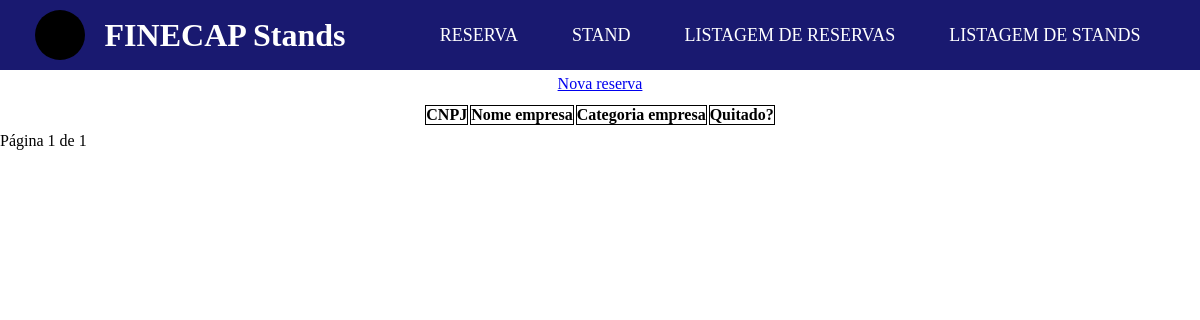
The app's page /reserva/listar/, older data.
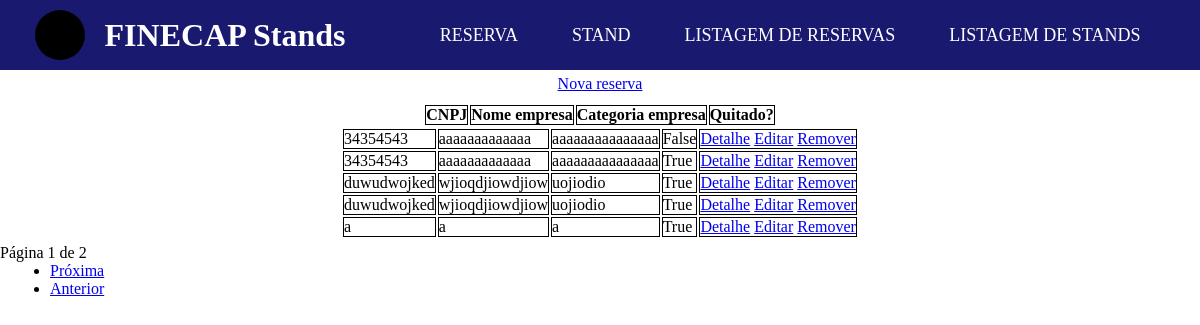
The same page, newer data.
### FINECAP/models.py (models this page shows, shortened)
class Reserva(models.Model):
    cnpj = models.CharField(max_length=12)
    nome_empresa = models.CharField(max_length=150)
    categoria_empresa = models.CharField(max_length=50)
    quitado = models.BooleanField()

### FINECAP/views.py (the view)
# urls.py: path('reserva/listar/', views.reserva_listarView.as_view(), name='reserva_listar'),
class reserva_listarView(generic.ListView):
    model = Reserva
    template_name = "FINECAP/listagem.html"
    context_object_name = 'reservas'
    paginate_by = 5

### FINECAP/templates/FINECAP/listagem.html (shortened to what this page needs)
{% extends 'base.html' %}
{% block center %}
    <a href="{% url 'reserva_criar' %}" class="center">Nova reserva</a>
    <table class="center">
        <thead>
            <tr>
                <th>CNPJ</th>
                <th>Nome empresa</th>
                <th>Categoria empresa</th>
                <th>Quitado?</th>
            </tr>
            <tbody>
                {% for reserva in reservas %}
                <tr>
                    <td>{{ reserva.cnpj }}</td>
                    <td>{{ reserva.nome_empresa }}</td>
                    <td>{{ reserva.categoria_empresa }}</td>
                    <td>{{ reserva.quitado }}</td>
                    <td>
                        <a href="{% url 'reserva_detalhe' reserva.id %}">Detalhe</a>
                        <a href="{% url 'reserva_editar' reserva.id %}">Editar</a>
                        <a href="{% url 'reserva_remover' reserva.id %}">Remover</a>
                    </td>
                </tr>
                {% endfor %}
            </tbody>
        </thead>
    </table>
    <div>
       Página {{ page_obj.number }} de {{ page_obj.paginator.num_pages }}
    </div>
    <ul style="margin-left: 50px">
        {% if page_obj.has_next %}
        <li><a href="?page={{ page_obj.next_page_number }}">Próxima</a></li>
        <li><a href="?page={{ page_obj.paginator.next.num_pages }}">Anterior</a></li>
        {% endif %}
    </ul>
{% endblock %}

### templates/base.html (shortened to what this page needs)
<!DOCTYPE html>
<html lang="en">
<head>
</head>
<body>
    <header>
        <div class="container-logo">
            <div class="logo-imagem"></div>
            <div class="logo-texto">
                <h1>FINECAP Stands</h1>
            </div>
        </div>
        <div class="menu">
            <ul>
                <li><a href="{% url 'reserva_criar' %}">Reserva</a></li>
                <li><a href="{% url 'stand_criar' %}">Stand</a></li>
                <li><a href="{% url 'reserva_listar' %}">Listagem de Reservas</a></li>
                <li><a href="{% url 'stand_listar' %}">Listagem de Stands</a></li>
            </ul>
        </div>
    </header>
    <main>
        {% block center %}
        {% endblock %}
    </main>
</body>
</html>

### templates/base.html (style rules this page uses)
* { padding: 0; margin: 0; box-sizing: border-box; }
header { width: 100%; background-color: midnightblue; display: flex; justify-content: space-around; align-items: center; padding: 10px 0; }
.logo-imagem { width: 50px; height: 50px; background-color: black; border-radius: 25px; }
.container-logo { display: flex; align-items: center; }
.logo-texto { margin-left: 20px; color: white; }
.menu li { display: inline-block; margin: 0 10px; }
.menu li a { font-size: 18px; text-decoration: none; color: white; text-transform: uppercase; padding: 10px 15px; border-radius: 15px; }

### FINECAP/templates/FINECAP/listagem.html (style rules this page uses)
.center { display: grid; place-items: center; padding: 5px; }
th, td { border: 1px solid; }

Row changes from the older to the newer data that the page shows:
added Reserva: cnpj "34354543", nome_empresa "aaaaaaaaaaaaa", categoria_empresa "aaaaaaaaaaaaaaa", quitado "False"
added Reserva: cnpj "34354543", nome_empresa "aaaaaaaaaaaaa", categoria_empresa "aaaaaaaaaaaaaaa", quitado "True"
added Reserva: cnpj "duwudwojked", nome_empresa "wjioqdjiowdjiow", categoria_empresa "uojiodio", quitado "True"
added Reserva: cnpj "duwudwojked", nome_empresa "wjioqdjiowdjiow", categoria_empresa "uojiodio", quitado "True"
added Reserva: cnpj "a", nome_empresa "a", categoria_empresa "a", quitado "True"
Text that changed along with them:
{{ page_obj.paginator.num_pages }}: "1" → "2"
text now shown: "Próxima Anterior"
